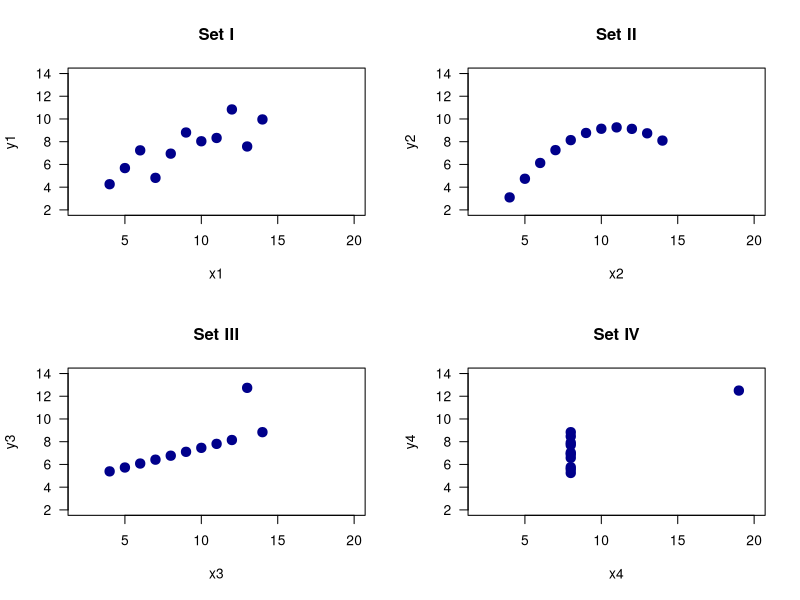

Source code (R):
# The Anscombe Quartet (R)

# demonstration data from
# Anscombe, F. J. 1973, February. Graphs in statistical analysis. 
#  The American Statistician 27: 17–21.
start_time <- Sys.time()

# define the anscombe data frame
anscombe <- data.frame(
    x1 = c(10, 8, 13, 9, 11, 14, 6, 4, 12, 7, 5),
    x2 = c(10, 8, 13, 9, 11, 14, 6, 4, 12, 7, 5),
    x3 = c(10, 8, 13, 9, 11, 14, 6, 4, 12, 7, 5),
    x4 = c(8, 8, 8, 8, 8, 8, 8, 19, 8, 8, 8),
    y1 = c(8.04, 6.95,  7.58, 8.81, 8.33, 9.96, 7.24, 4.26,10.84, 4.82, 5.68),
    y2 = c(9.14, 8.14,  8.74, 8.77, 9.26, 8.1, 6.13, 3.1,  9.13, 7.26, 4.74),
    y3 = c(7.46, 6.77, 12.74, 7.11, 7.81, 8.84, 6.08, 5.39, 8.15, 6.42, 5.73),
    y4 = c(6.58, 5.76,  7.71, 8.84, 8.47, 7.04, 5.25, 12.5, 5.56, 7.91, 6.89))

# show results from four regression analyses
with(anscombe, print(summary(lm(y1 ~ x1, data = anscombe))))
with(anscombe, print(summary(lm(y2 ~ x2, data = anscombe))))
with(anscombe, print(summary(lm(y3 ~ x3, data = anscombe))))
with(anscombe, print(summary(lm(y4 ~ x4, data = anscombe))))

# place four plots on one page using standard R graphics
# ensuring that all have the same scales
# for horizontal and vertical axes
pdf(file = "fig_anscombe_R.pdf", width = 8.5, height = 8.5)
par(mfrow=c(2,2), mar=c(5.1, 4.1, 4.1, 2.1))
with(anscombe, plot(x1, y1, xlim=c(2,20), ylim=c(2,14), pch = 19, 
    col = "darkblue", cex = 1.5, las = 1, xlab = "x1", ylab = "y1"))  
title("Set I")
with(anscombe,plot(x2, y2, xlim=c(2,20), ylim=c(2,14), pch = 19, 
    col = "darkblue", cex = 1.5, las = 1, xlab = "x2", ylab = "y2"))
title("Set II")
with(anscombe,plot(x3, y3, xlim=c(2,20), ylim=c(2,14), pch = 19, 
    col = "darkblue", cex = 1.5, las = 1, xlab = "x3", ylab = "y3"))
title("Set III")
with(anscombe,plot(x4, y4, xlim=c(2,20), ylim=c(2,14), pch = 19, 
    col = "darkblue", cex = 1.5, las = 1, xlab = "x4", ylab = "y4"))
title("Set IV")
dev.off()

# par(mfrow=c(1,1),mar=c(5.1, 4.1, 4.1, 2.1))  # return to plotting defaults

# Suggestions for the student:
# See if you can develop a quartet of your own, 
# or perhaps just a duet, two very different data sets 
# with the same fitted model.

end_time <- Sys.time()
print(paste("R program running time:", end_time - start_time))
